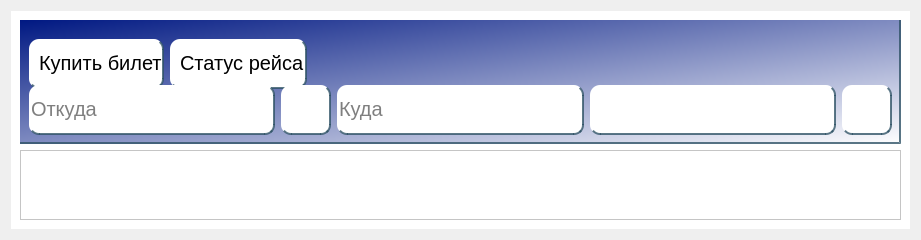
            <widget class="QWidget" name="home_page">
             <layout class="QGridLayout" name="gridLayout">
              <item row="0" column="1">
               <widget class="QStackedWidget" name="stackedWidget_2">
                <property name="sizePolicy">
                 <sizepolicy hsizetype="Expanding" vsizetype="Expanding">
                  <horstretch>0</horstretch>
                  <verstretch>0</verstretch>
                 </sizepolicy>
                </property>
                <property name="styleSheet">
                 <string notr="true">background-color: rgb(255, 255, 255);</string>
                </property>
                <property name="currentIndex">
                 <number>0</number>
                </property>
                <widget class="QWidget" name="page_buy_ticket">
                 <layout class="QGridLayout" name="gridLayout_10">
                  <item row="1" column="0">
                   <widget class="QScrollArea" name="scrollArea">
                    <property name="widgetResizable">
                     <bool>true</bool>
                    </property>
                    <widget class="QWidget" name="scrollAreaWidgetContents">
                     <property name="geometry">
                      <rect>
                       <x>0</x>
                       <y>0</y>
                       <width>881</width>
                       <height>392</height>
                      </rect>
                     </property>
                     <layout class="QGridLayout" name="gridLayout_3"/>
                    </widget>
                   </widget>
                  </item>
                  <item row="0" column="0">
                   <widget class="QWidget" name="widget_buy_ticket" native="true">
                    <property name="sizePolicy">
                     <sizepolicy hsizetype="Expanding" vsizetype="Expanding">
                      <horstretch>0</horstretch>
                      <verstretch>0</verstretch>
                     </sizepolicy>
                    </property>
                    <property name="maximumSize">
                     <size>
                      <width>16777215</width>
                      <height>160</height>
                     </size>
                    </property>
                    <property name="styleSheet">
                     <string notr="true">QWidget{
background: qlineargradient(spread:pad, x1:0, y1:0, x2:1, y2:1, stop:0 rgba(0, 24, 130, 255), stop:1 rgba(255, 255, 255, 255));
border-bottom:2px solid rgba(46,82,101,200);
border-right:2px solid rgba(46,82,101,200);
}

QPushButton{
border-bottom:2px solid rgba(46,82,101,200);
border-right:2px solid rgba(46,82,101,200);
	background-color: rgb(255, 255, 255);
	height:40px;
	text-align:left;
	padding-left:10px;
	border-top-left-radius:10px;
	border-bottom-left-radius:10px;
	border-bottom-right-radius:10px;
	border-top-right-radius:10px;
}
QLineEdit{
	background-color: rgb(255, 255, 255);
	border-top-left-radius:10px;
	border-bottom-left-radius:10px;
	border-bottom-right-radius:10px;
	border-top-right-radius:10px;
}
</string>
                    </property>
                    <layout class="QGridLayout" name="gridLayout_12">
                     <item row="0" column="0">
                      <widget class="QPushButton" name="btn_buy_ticket">
                       <property name="sizePolicy">
                        <sizepolicy hsizetype="Preferred" vsizetype="Fixed">
                         <horstretch>0</horstretch>
                         <verstretch>0</verstretch>
                        </sizepolicy>
                       </property>
                       <property name="minimumSize">
                        <size>
                         <width>130</width>
                         <height>50</height>
                        </size>
                       </property>
                       <property name="maximumSize">
                        <size>
                         <width>16777215</width>
                         <height>30</height>
                        </size>
                       </property>
                       <property name="font">
                        <font>
                         <pointsize>15</pointsize>
                        </font>
                       </property>
                       <property name="text">
                        <string>Купить билет</string>
                       </property>
                       <property name="checkable">
                        <bool>true</bool>
                       </property>
                      </widget>
                     </item>
                     <item row="0" column="1">
                      <widget class="QPushButton" name="btn_status_flights">
                       <property name="sizePolicy">
                        <sizepolicy hsizetype="Preferred" vsizetype="Fixed">
                         <horstretch>0</horstretch>
                         <verstretch>0</verstretch>
                        </sizepolicy>
                       </property>
                       <property name="minimumSize">
                        <size>
                         <width>130</width>
                         <height>50</height>
                        </size>
                       </property>
                       <property name="maximumSize">
                        <size>
                         <width>16777215</width>
                         <height>30</height>
                        </size>
                       </property>
                       <property name="font">
                        <font>
                         <pointsize>15</pointsize>
                        </font>
                       </property>
                       <property name="text">
                        <string>Статус рейса</string>
                       </property>
                       <property name="checkable">
                        <bool>true</bool>
                       </property>
                      </widget>
                     </item>
                     <item row="0" column="2">
                      <spacer name="horizontalSpacer">
                       <property name="orientation">
                        <enum>Qt::Horizontal</enum>
                       </property>
                       <property name="sizeHint" stdset="0">
                        <size>
                         <width>579</width>
                         <height>20</height>
                        </size>
                       </property>
                      </spacer>
                     </item>
                     <item row="1" column="0" colspan="3">
                      <layout class="QHBoxLayout" name="horizontalLayout_2">
                       <property name="spacing">
                        <number>6</number>
                       </property>
                       <property name="topMargin">
                        <number>0</number>
                       </property>
                       <property name="rightMargin">
                        <number>0</number>
                       </property>
                       <item>
                        <widget class="QLineEdit" name="line_from_buy_ticket">
                         <property name="minimumSize">
                          <size>
                           <width>50</width>
                           <height>50</height>
                          </size>
                         </property>
                         <property name="font">
                          <font>
                           <pointsize>15</pointsize>
                          </font>
                         </property>
                         <property name="styleSheet">
                          <string notr="true"/>
                         </property>
                         <property name="text">
                          <string/>
                         </property>
                         <property name="placeholderText">
                          <string>Откуда</string>
                         </property>
                        </widget>
                       </item>
                       <item>
                        <widget class="QPushButton" name="return_directive_buy_ticket">
                         <property name="minimumSize">
                          <size>
                           <width>50</width>
                           <height>50</height>
                          </size>
                         </property>
                         <property name="maximumSize">
                          <size>
                           <width>50</width>
                           <height>50</height>
                          </size>
                         </property>
                         <property name="text">
                          <string/>
                         </property>
                         <property name="icon">
                          <iconset resource="../resources/res.qrc">
                           <normaloff>:/icon/icons/refresh.png</normaloff>:/icon/icons/refresh.png</iconset>
                         </property>
                         <property name="iconSize">
                          <size>
                           <width>25</width>
                           <height>25</height>
                          </size>
                         </property>
                         <property name="checkable">
                          <bool>true</bool>
                         </property>
                        </widget>
                       </item>
                       <item>
                        <widget class="QLineEdit" name="line_to_buy_ticket">
                         <property name="minimumSize">
                          <size>
                           <width>50</width>
                           <height>50</height>
                          </size>
                         </property>
                         <property name="font">
                          <font>
                           <pointsize>15</pointsize>
                          </font>
                         </property>
                         <property name="styleSheet">
                          <string notr="true"/>
                         </property>
                         <property name="placeholderText">
                          <string>Куда</string>
                         </property>
                        </widget>
                       </item>
                       <item>
                        <widget class="QPushButton" name="btn_date_flight_buy_ticket">
                         <property name="sizePolicy">
                          <sizepolicy hsizetype="Expanding" vsizetype="Fixed">
                           <horstretch>0</horstretch>
                           <verstretch>0</verstretch>
                          </sizepolicy>
                         </property>
                         <property name="minimumSize">
                          <size>
                           <width>50</width>
                           <height>50</height>
                          </size>
                         </property>
                         <property name="font">
                          <font>
                           <pointsize>12</pointsize>
                          </font>
                         </property>
                         <property name="layoutDirection">
                          <enum>Qt::RightToLeft</enum>
                         </property>
                         <property name="styleSheet">
                          <string notr="true"/>
                         </property>
                         <property name="text">
                          <string/>
                         </property>
                         <property name="icon">
                          <iconset resource="../resources/res.qrc">
                           <normaloff>:/icon/icons/calendar.png</normaloff>:/icon/icons/calendar.png</iconset>
                         </property>
                         <property name="iconSize">
                          <size>
                           <width>25</width>
                           <height>25</height>
                          </size>
                         </property>
                         <property name="checkable">
                          <bool>true</bool>
                         </property>
                        </widget>
                       </item>
                       <item>
                        <widget class="QPushButton" name="btn_search_buy_ticket">
                         <property name="minimumSize">
                          <size>
                           <width>50</width>
                           <height>50</height>
                          </size>
                         </property>
                         <property name="styleSheet">
                          <string notr="true">background-color: rgb(255, 255, 255);</string>
                         </property>
                         <property name="text">
                          <string/>
                         </property>
                         <property name="icon">
                          <iconset resource="../resources/res.qrc">
                           <normaloff>:/icon/icons/search.png</normaloff>:/icon/icons/search.png</iconset>
                         </property>
                         <property name="iconSize">
                          <size>
                           <width>30</width>
                           <height>30</height>
                          </size>
                         </property>
                         <property name="checkable">
                          <bool>true</bool>
                         </property>
                        </widget>
                       </item>
                      </layout>
                     </item>
                    </layout>
                   </widget>
                  </item>
                 </layout>
                </widget>
               </widget>
              </item>
             </layout>
            </widget>
